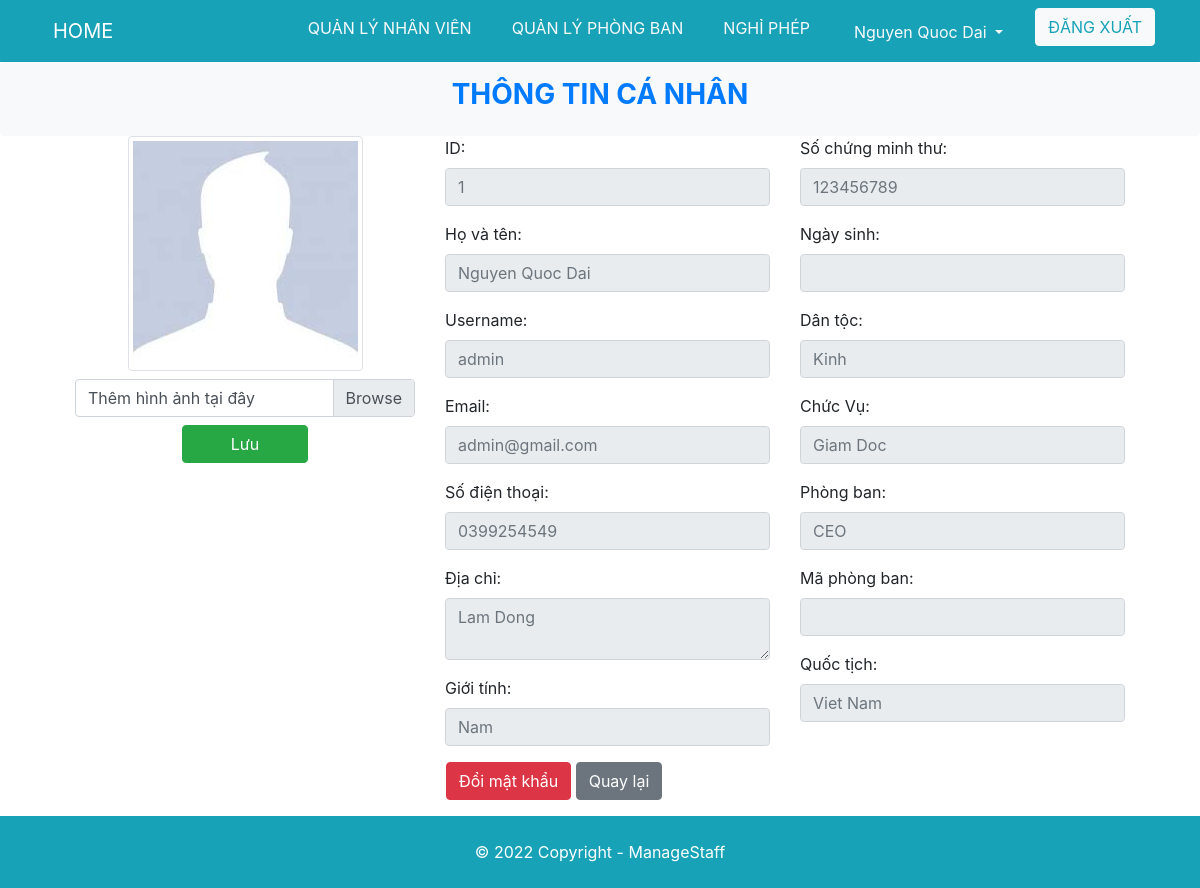
Page /profile.php (signed in) on the committed database.
### tables this page shows
CREATE TABLE `account` (
  `id` int(255) NOT NULL,
  `username` varchar(255) NOT NULL,
  `password` varchar(255) NOT NULL,
  `role` int(10) DEFAULT NULL,
  `email` varchar(255) NOT NULL,
  `name` varchar(255) NOT NULL,
  `phone` varchar(255) DEFAULT NULL,
  `gender` int(11) NOT NULL,
  `birthday` varchar(255) DEFAULT NULL,
  `cmnd` int(255) NOT NULL,
  `ethnic` varchar(255) NOT NULL,
  `levels` varchar(255) NOT NULL,
  `phongban` varchar(255) NOT NULL,
  `MaPB` varchar(255) NOT NULL,
  `address` varchar(255) NOT NULL,
  `nation` varchar(255) NOT NULL,
  `image` varchar(255) DEFAULT NULL,
  `dayOff` int(255) DEFAULT NULL,
  `dayOffUsed` int(255) DEFAULT NULL,
  `dayOffLeft` int(255) DEFAULT NULL
);

### www/profile.php (the view, shortened to what this page needs)
<?php
		$username = $_SESSION['user'];
		$sql_2 = "SELECT * FROM account WHERE username = ?";
		$conn = connect_db();
		$stm = $conn->prepare($sql_2);
		$stm->bind_param("s", $username,);
		if (!$stm->execute()){
			die('can not execute: ' . $stm->error);
		}
		$result = $stm->get_result();
        $data = $result->fetch_assoc();
		$id = $data['id'];
		$username = $data['username'];
		$name = $data['name'];
		$email = $data['email'];
		$phone = $data['phone'];
		$level = $data['levels'];
		$phongban = $data['phongban'];
		$maPB = $data['MaPB'];
        $gender = $data['gender'];
        $birthday = $data['birthday'];
        $cmnd = $data['cmnd'];
        $ethnic = $data['ethnic'];
        $nation = $data['nation'];
        $address = $data['address'];
        $image = $data['image'];
?>
<!DOCTYPE html>
<html lang="en">
<head>
	<link rel="stylesheet" href="https://maxcdn.bootstrapcdn.com/bootstrap/4.5.2/css/bootstrap.min.css">
	<link rel="stylesheet" href="/style.css">
</head>
<body>
	<?php include './partial/header.php'?>
			<header class="text-center bg-light text-primary py-3 rounded ">
                <h3 class="display-5 font-weight-bold">THÔNG TIN CÁ NHÂN</h3>
            </header>
    <div class="container d-flex justify-content-center m-auto row">
        <form method="POST" enctype="multipart/form-data" class="col-sm-12 col-md-4 col-lg-4 text-center">
                <img src="images/<?= $image ?>" alt="image" class="img-thumbnail w-80">
                <div class="form-group">
                    <div class="custom-file">
                        <label class="custom-file-label text-left mt-2" for="upload-file">Thêm hình ảnh tại đây</label>
                    </div>
                </div>
                <button type="submit" name="save" class="btn btn-success mb-3 px-5">Lưu</button>
            </form>
        <div class="col-sm-12 col-md-8 col-lg-8 row">
            <div class="col-lg-6 col-md-12 col-sm-12">
				<div class="form-group">
                    <label for="">ID:</label>
                    <input type="text" class="form-control" placeholder="<?= $id ?>" disabled>
                </div>
                <div class="form-group">
                    <label for="">Họ và tên:</label>
                    <input type="text" class="form-control" placeholder="<?= $name ?>" disabled>
                </div>
                <div class="form-group">
                    <label for="">Username:</label>
                    <input type="text" class="form-control" placeholder="<?= $username ?>" disabled>
                </div>
                <div class="form-group">
                    <label for="">Email:</label>
                    <input type="text" class="form-control" placeholder="<?= $email ?>" disabled>
                </div>
                <div class="form-group">
                    <label for="">Số điện thoại:</label>
                    <input type="text" class="form-control" placeholder="<?= $phone ?>" disabled>
                </div>
                <div class="form-group">
                    <label for="">Địa chỉ:</label>
                    <textarea type="text" class="form-control" placeholder="<?= $address ?>" disabled></textarea>
                </div>
                <div class="form-group">
                    <label for="">Giới tính:</label>
                    <input type="text" class="form-control" placeholder="<?php if($gender === 1){
						echo "Nam";
					}else{
						echo "Nữ";
					} ;?>" disabled>
                </div>
            </div>
            <div class="col-lg-6 col-md-12 col-sm-12">
                <div class="form-group">
                    <label for="">Số chứng minh thư:</label>
                    <input type="text" class="form-control" placeholder="<?= $cmnd ?>" disabled>
                </div>
                <div class="form-group">
                    <label for="">Ngày sinh:</label>
                    <input type="text" class="form-control" placeholder="<?= $birthday ?>" disabled>
                </div>
                <div class="form-group">
                    <label for="">Dân tộc:</label>
                    <input type="text" class="form-control" placeholder="<?= $ethnic ?>" disabled>
                </div>
                <div class="form-group">
                    <label for="">Chức Vụ:</label>
                    <input type="text" class="form-control" placeholder="<?= $level ?>" disabled>
                </div>
                <div class="form-group">
                    <label for="">Phòng ban:</label>
                    <input type="text" class="form-control" placeholder="<?= $phongban ?>" disabled>
                </div>
				<div class="form-group">
                    <label for="">Mã phòng ban:</label>
                    <input type="text" class="form-control" placeholder="<?= $maPB ?>" disabled>
                </div>
				<div class="form-group">
                    <label for="">Quốc tịch:</label>
                    <input type="text" class="form-control" placeholder="<?= $nation ?>" disabled>
                </div>
            </div>
            <div class="form-group ml-3">
                    <a href="./changepassold.php" class="btn btn-danger" >Đổi mật khẩu</a>
                    <a href="/user/managestaff.php" class="btn btn-secondary mr-5"> Quay lại </a>
                </div>
        </div>
    </div>
	<?php include './partial/footer.php'?>
</body>
</html>

### www/style.css (style rules this page uses)
body { min-height: 100vh; margin: 0; padding: 0; display: flex; flex-direction: column; }

### rows in the picture
account: image (picture), id "1", name "Nguyen Quoc Dai", username "admin", email "admin@gmail.com", phone "0399254549", address "Lam Dong", cmnd "123456789", ethnic "Kinh", levels "Giam Doc", phongban "CEO", nation "Viet Nam"

### other values in the picture
$_SESSION['name'] "Nguyen Quoc Dai"
